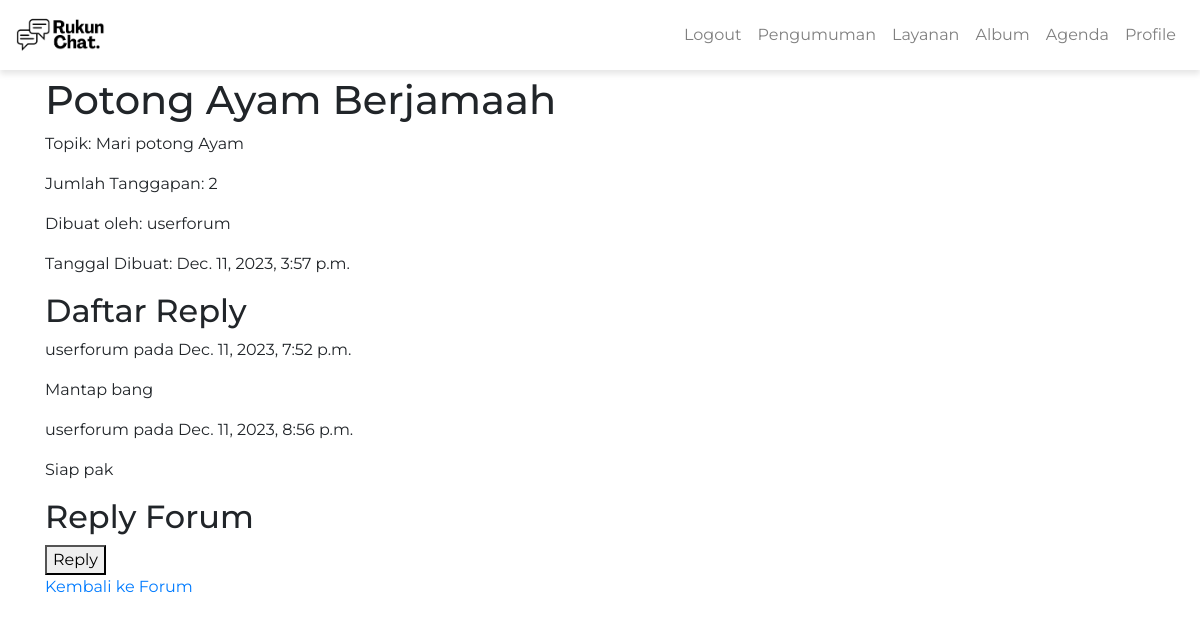
/forum/detail/1/ (signed in), run on the app's committed database.
### forum/models.py (models this page shows)
class Forum(models.Model):
    title = models.CharField(max_length=255)
    date_created = models.DateTimeField(auto_now_add=True)
    topic = models.CharField(max_length=255)
    num_responses = models.IntegerField(default=0)
    creator = models.ForeignKey(User, on_delete=models.CASCADE)

class ForumResponse(models.Model):
    forum = models.ForeignKey(Forum, on_delete=models.CASCADE, related_name='responses')
    response_text = models.TextField()
    responder = models.ForeignKey(User, on_delete=models.CASCADE)
    response_date = models.DateTimeField(auto_now_add=True)

### forum/views.py (the view)
# urls.py: path('detail/<int:forum_id>/', forum_detail, name='forum_detail'),
@login_required(login_url='/auth/login/')
def forum_detail(request, forum_id):
    forum = get_object_or_404(Forum, id=forum_id)
    responses = forum.responses.all()
    context = {
        'forum': forum,
        'responses': responses
    }
    return render(request, 'forum_detail.html', context)

### forum/templates/forum_detail.html (shortened to what this page needs)
{% extends 'base.html' %}
{% block content %}
<h1>{{ forum.title }}</h1>
<p>Topik: {{ forum.topic }}</p>
<p>Jumlah Tanggapan: {{ forum.num_responses }}</p>
<p>Dibuat oleh: {{ forum.creator.username }}</p>
<p>Tanggal Dibuat: {{ forum.date_created }}</p>
{% if responses %}
<h2>Daftar Reply</h2>
{% for response in responses %}
<div class="response">
    <p>{{ response.responder.username }} pada {{ response.response_date }}</p>
    <p>{{ response.response_text }}</p>
</div>
{% endfor %}
{% else %}
<p>Belum ada reply.</p>
{% endif %}
{% if user.is_authenticated and not user.is_staff %}
<h2>Reply Forum</h2>
<form method="post" action="{% url 'forum:reply_forum' forum.id %}">
    <button type="submit">Reply</button>
</form>
{% endif %}
<a href="{% url 'forum:show_all_forum' %}">Kembali ke Forum</a>
{% endblock %}

### data on the page
Forum: title "Potong Ayam Berjamaah", topic "Mari potong Ayam", num_responses "2", creator.username "userforum", date_created "Dec. 11, 2023, 3:57 p.m."
ForumResponse: responder.username "userforum", response_date "Dec. 11, 2023, 7:52 p.m.", response_text "Mantap bang"
ForumResponse: responder.username "userforum", response_date "Dec. 11, 2023, 8:56 p.m.", response_text "Siap pak"
